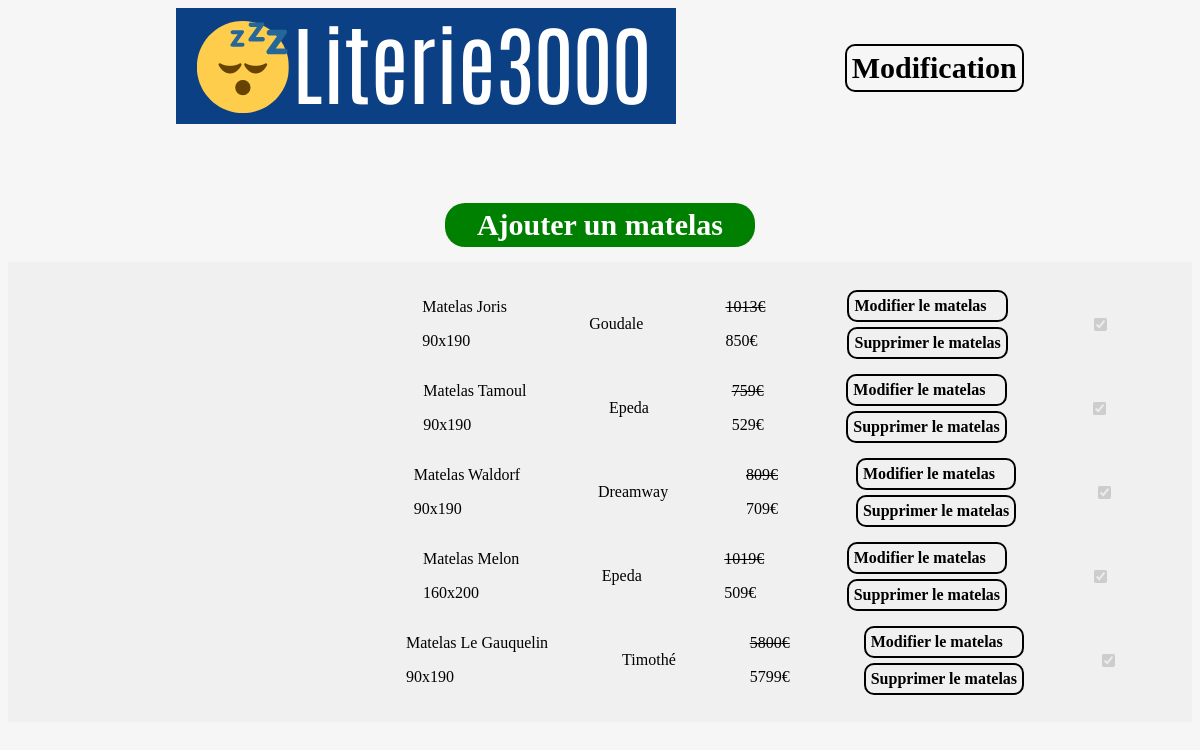
The app's page /admin.php with its own data.
### tables this page shows
CREATE TABLE `matelas` (
  `id` int(255) NOT NULL AUTO_INCREMENT,
  `nom` varchar(30) DEFAULT NULL,
  `dimension` varchar(10) DEFAULT NULL,
  `marque` varchar(15) DEFAULT NULL,
  `initprice` int(11) DEFAULT NULL,
  `soldprice` int(11) DEFAULT NULL,
  `picture` varchar(150) DEFAULT NULL,
  `dispo` tinyint(1) DEFAULT 1,
  PRIMARY KEY (`id`)
);

### admin.php (the view, shortened to what this page needs)
<?php
$db = new PDO('mysql:host=localhost;dbname=literie3000', 'root', '', [
    PDO::ATTR_ERRMODE => PDO::ERRMODE_WARNING,
]);
$query = $db->query("SELECT * FROM matelas");
$matelas = $query->fetchAll();
include("tpl/header.php");
?>
<a class="matelas" id="ajoutermatelas" href="add.php">Ajouter un matelas</a>
<main>
    <div class="container">
        <?php
        foreach ($matelas as $matela) {
        ?>
                <div class="matelas">
                    <div class="picture">
                    </div>
                    <div>
                        <p> Matelas <?= $matela["nom"] ?></p>
                        <p><?= $matela["dimension"] ?></p>
                    </div>
                    <p><?= $matela["marque"] ?></p>
                    <div>
                        <p class="initprice"><?= $matela["initprice"] ?>€</p>
                        <p><?= $matela["soldprice"] ?>€</p>
                    </div>
                    <div class="modify">
                        <a class="modifm" href="modify.php?id=<?= $matela["id"] ?>">Modifier le matelas</a>
                        <a class="modifs" href="delete.php?id=<?= $matela["id"] ?>">Supprimer le matelas</a>
                    </div>
                        <input type="checkbox" id="scales" name="scales" disabled="disabled" <?php echo ($matela["dispo"] == 1) ? 'checked' : '' ?>>
                </div>
        <?php
            }
        ?>
    </div>
</main>
<?php
include("tpl/footer.php");
?>

### css/main.css (style rules this page uses)
body { background-color: #f6f6f6; }
.matelas { display: flex; justify-content: space-evenly; align-items: center; }
.matelas .modifm { text-decoration: none; border: 2px solid black; padding: 5px; border-radius: 10px; color: black; font-weight: bold; font-size: 16px; }
.matelas .modifs { text-decoration: none; border: 2px solid black; padding: 5px; border-radius: 10px; color: black; font-weight: bold; font-size: 16px; margin-top: 5px; }
.matelas .initprice { text-decoration: line-through; }
.matelas .modify { display: flex; flex-direction: column; }
.matelas .picture { width: 250px; }
.container { margin: auto; max-width: 1700px; display: flex; flex-direction: column; background-color: #f0f0f0; padding-top: 20px; padding-bottom: 20px; }
#ajoutermatelas { font-size: 30px; font-weight: bold; text-decoration: none; color: white; width: 300px; background-color: green; margin: auto; margin-bottom: 15px; border-radius: 20px; padding: 5px; }

### records on screen
matelas: nom "Joris", dimension "90x190", marque "Goudale", initprice "1013", soldprice "850", dispo "☑"
matelas: nom "Tamoul", dimension "90x190", marque "Epeda", initprice "759", soldprice "529", dispo "☑"
matelas: nom "Waldorf", dimension "90x190", marque "Dreamway", initprice "809", soldprice "709", dispo "☑"
matelas: nom "Melon", dimension "160x200", marque "Epeda", initprice "1019", soldprice "509", dispo "☑"
matelas: nom "Le Gauquelin", dimension "90x190", marque "Timothé", initprice "5800", soldprice "5799", dispo "☑"
